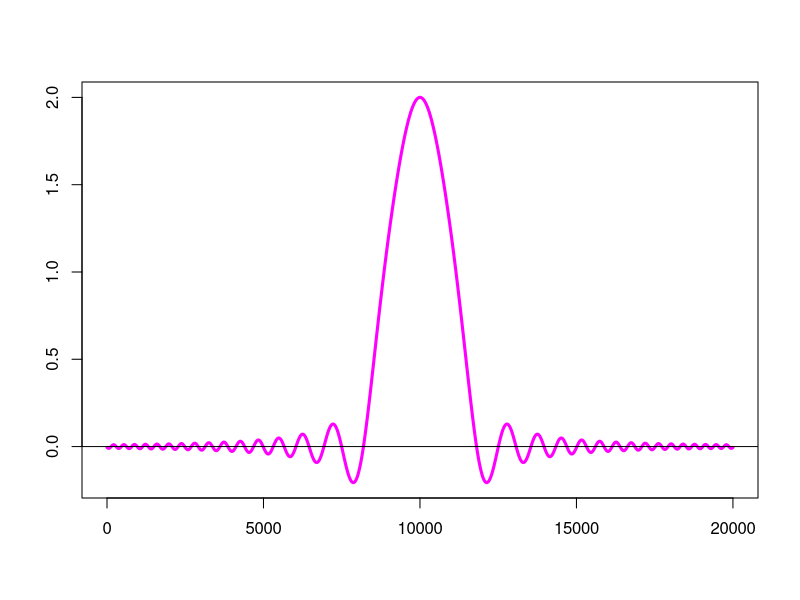
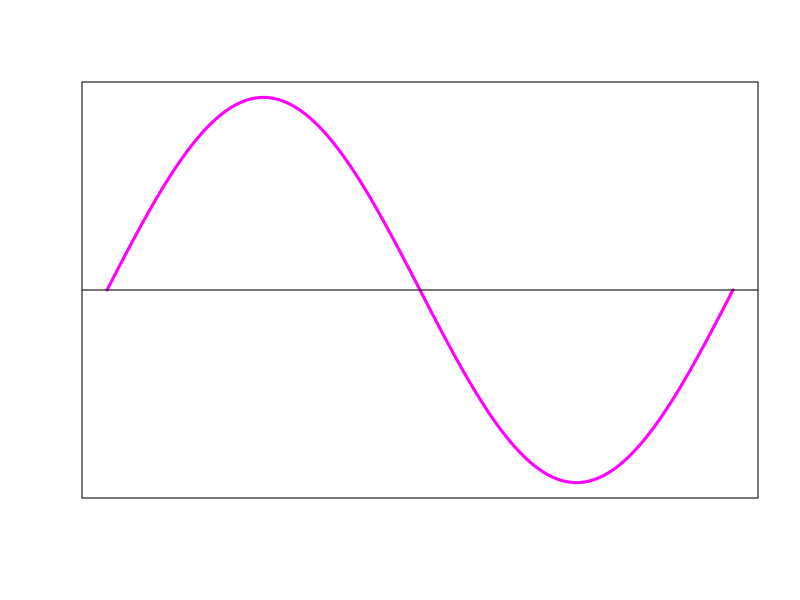
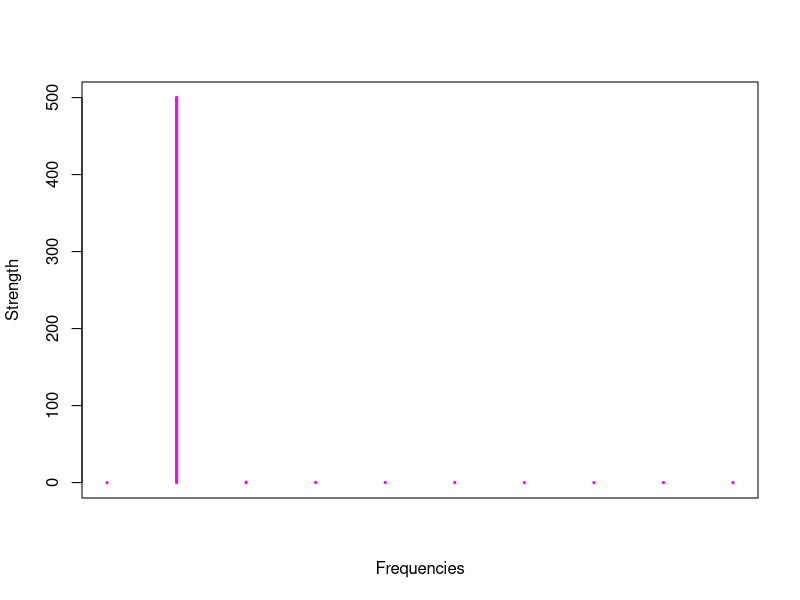
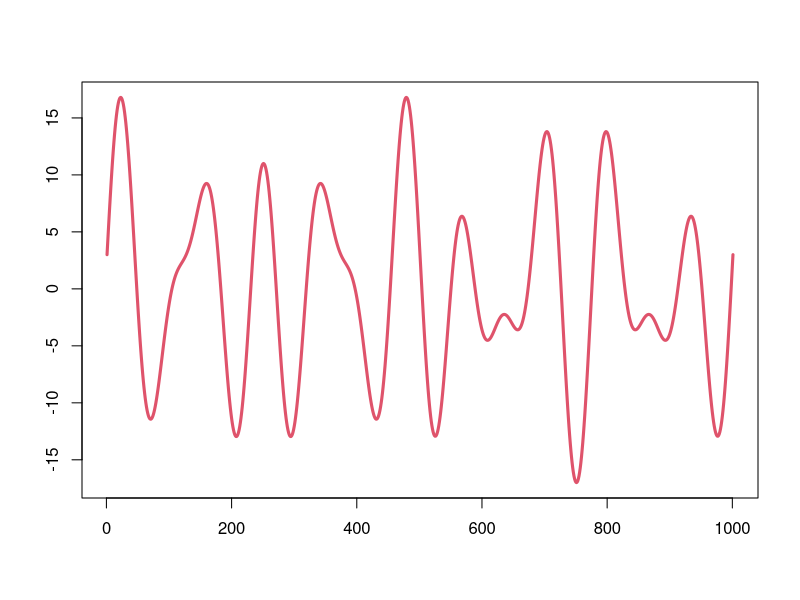
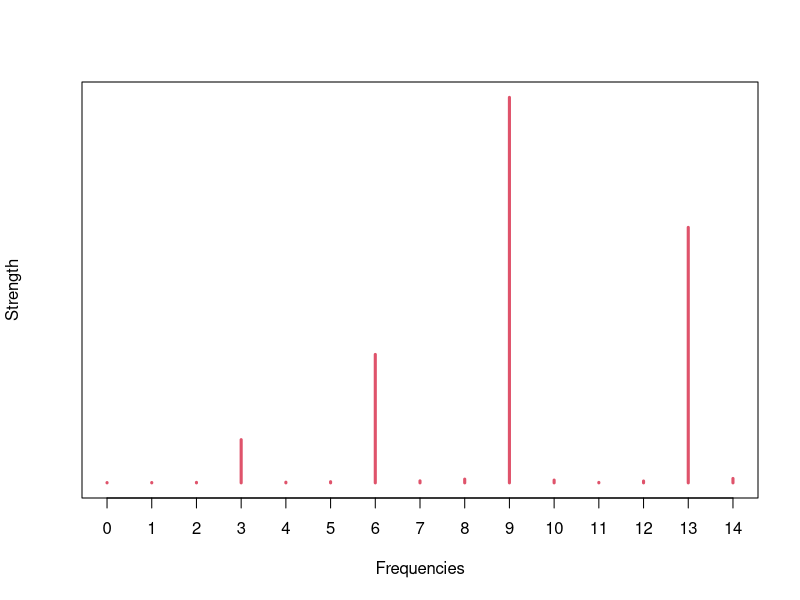
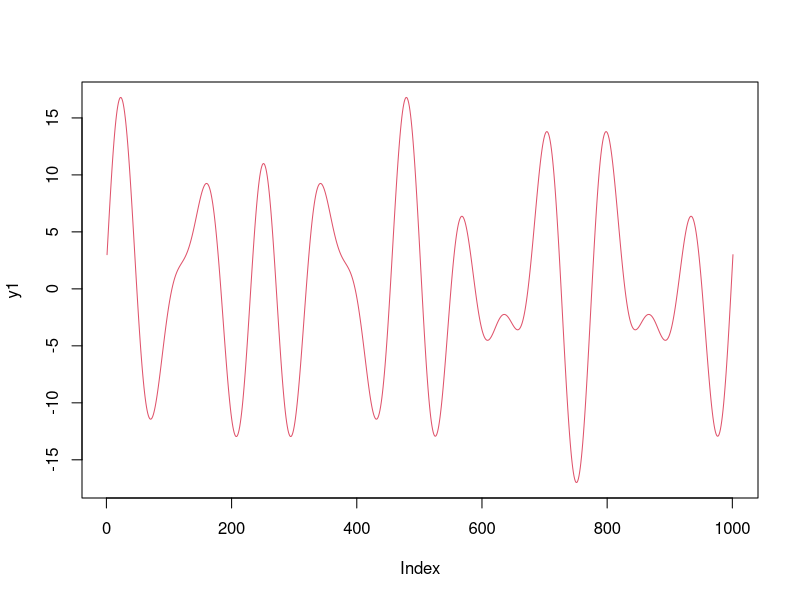
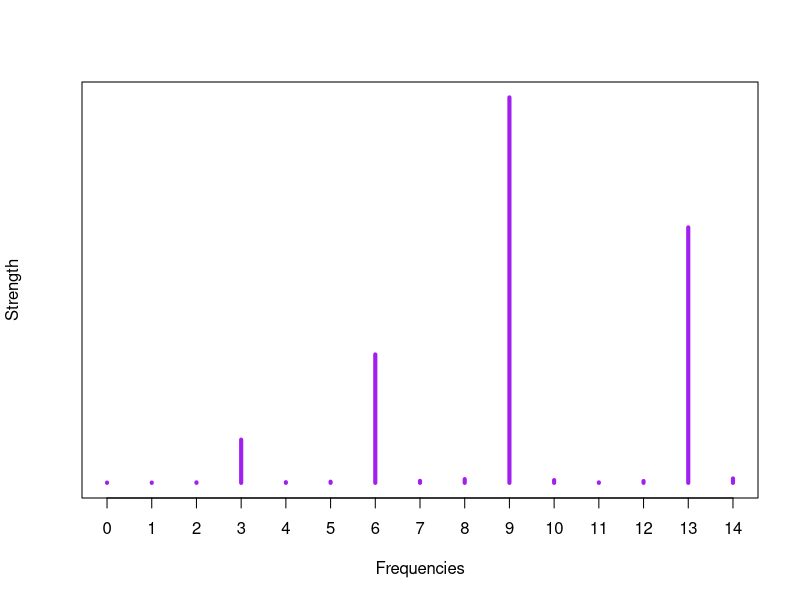
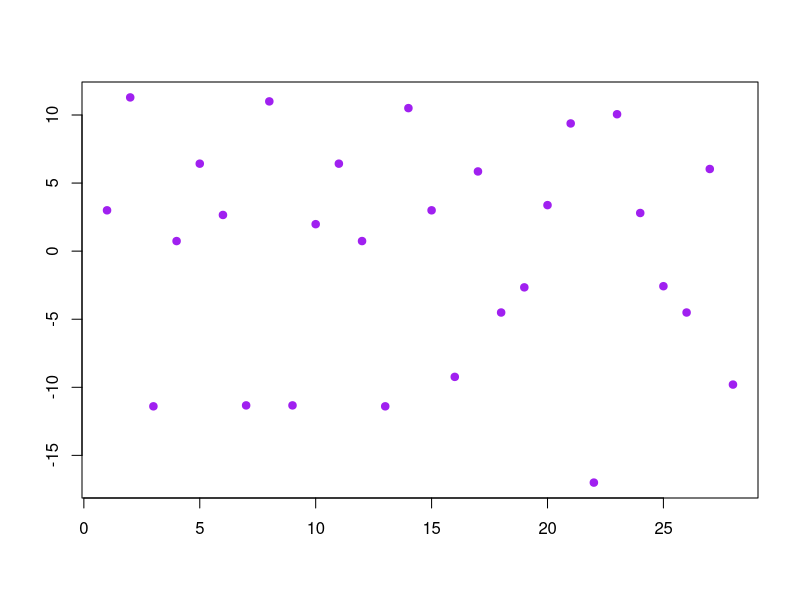

Recreate these plots in R, in order.
## ---- chunk 1
knitr::opts_chunk$set(echo = TRUE)
## ---- chunk 2
x <- seq(-10,10,0.001)
plot(sin(x^2)/(x^2) + exp(-x^2), type='l', ylab='',xlab='', lwd=3, col="magenta")
abline(h=0)
## ---- chunk 3
t <- seq(0,1,1/1000)
s = sin(2*pi*t)
plot(s,type='l',xlab='',ylab='',xaxt='n',yaxt='n',col="magenta",lwd=3)
abline(h=0)
## ---- chunk 4
S = fft(s)
plot(abs(S)[1:10], type="h",xaxt='n',xlab='Frequencies',ylab='Strength',col="magenta", lwd=3)
## ---- chunk 5
y = sin(2*pi*3*t)+3*cos(2*pi*6*t)+9*sin(2*pi*9*t)+6*sin(2*pi*13*t); 

plot(y,type='l',col=2, lwd=3, xlab='',ylab='')
## ---- chunk 6
Y1 <- fft(y)
plot((abs(Y1))[1:15], type="h",col=2,xaxt='n',xlab='Frequencies',ylab='Strength',
     yaxt='n',lwd=3)
axis(side=1,at=c(1:15),labels=c(0:14))
## ---- chunk 7
y1 <- sin(2*pi*3*t) + 3*cos(2*pi*6*t) + 9*sin(2*pi*9*t) + 6*sin(2*pi*13*t) 
plot(y1,type='l',col=2)
Y1 <- fft(y1)
plot((abs(Y1))[1:15], type="h",col='purple',xaxt='n',xlab='Frequencies',ylab='Strength',
     yaxt='n', lwd=4)
axis(side=1,at=c(1:15),labels=c(0:14))
## ---- chunk 8

(Nyquist = 14)
(sampling_rate = 2 * Nyquist)
(num_samples = length(t)/sampling_rate)
## ---- chunk 9
b <- y1[seq(1, length(y1), num_samples)]
plot(b,pch=19, col='purple',xlab='',ylab='')
## ---- chunk 10

plot(b,pch=19, type='l', col='purple',xlab='',ylab='', lwd=3)

## ---- chunk 11
B <- fft(b)
plot(abs(B)[1:15], type="h",xaxt='n',xlab='Frequencies',ylab='Strength',col=2, lwd=3)
axis(side=1,at=c(1:15),labels=c(0:14))
## ---- chunk 12

(Nyquist = 10)
(sampling_rate = 2 * Nyquist)
(num_samples = length(t)/sampling_rate)
## ---- chunk 13
b <- y1[seq(1, length(y1), num_samples)]
B <- fft(b)
plot(abs(B)[1:15], type="h",xaxt='n',xlab='Frequencies',ylab='Strength',col=2)
axis(side=1,at=c(1:15),labels=c(0:14))
## ---- chunk 14
b <- y1[seq(1, length(y1), num_samples)]
plot(b,type='l',pch=19, cex=.5, col=2)
